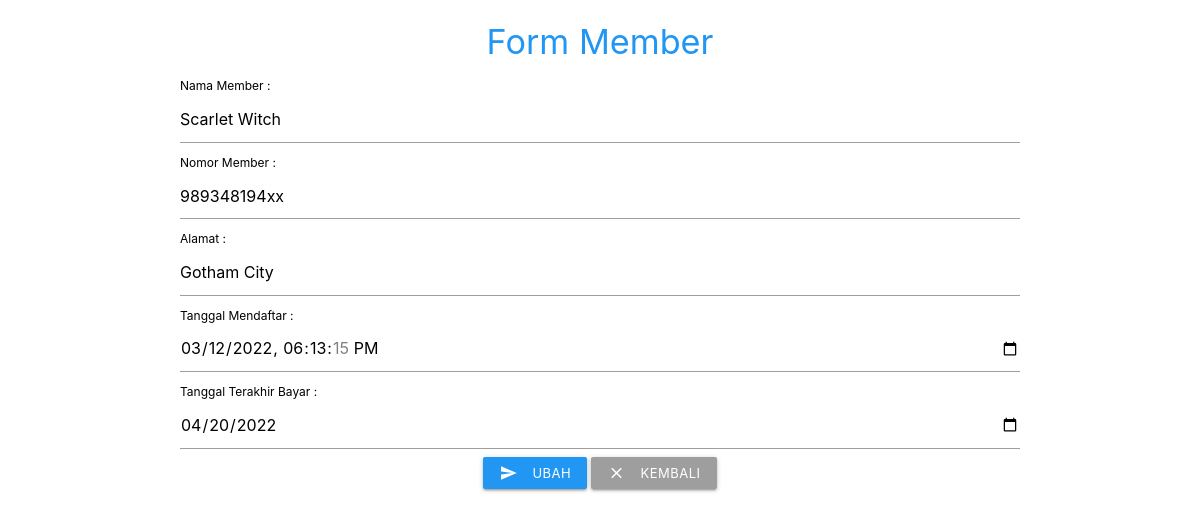
The app's page /FormMember.php?id_member=3 with its own data.
### tables this page shows
CREATE TABLE member (
    id_member INT NOT NULL PRIMARY KEY AUTO_INCREMENT,
    nama_member VARCHAR(250) NOT NULL,
    nomor_member VARCHAR(15) NOT NULL,
    alamat TEXT(500) NOT NULL,
    tgl_mendaftar DATETIME NOT NULL,
    tgl_terakhir_bayar DATE NOT NULL  
);

### Model.php (called while the page is built, shortened)
<?php
require("Koneksi.php");
function getData($tabel)
{
    global $koneksi;
    $result = mysqli_query($koneksi, "SELECT * FROM $tabel");
    $rows = [];
    while ($row = mysqli_fetch_assoc($result)) {
        $rows[] = $row;
    }
    return $rows;
}

### FormMember.php (the view, shortened to what this page needs)
<?php
require("Model.php");
require("Style.php");
$id_member = !empty($_GET['id_member']) ? $_GET['id_member'] : '';
?>
<!DOCTYPE html>
<html lang="en">
    <head>
    </head>
    <body>
            <?php if (!empty($id_member)) : ?>
            <?php $member = getData("member WHERE id_member = $id_member")[0];?>
                <section class="container blue-text">
                    <h4 class="center">Form Member</h4>
                    <form action="" method="post">
                        <label class="black-text" for="nama_member">Nama Member : </label>
                        <input type="text" name="nama_member" id="nama_member" required value="<?= $member["nama_member"]?>">
                        <label class="black-text" for="nomor_member">Nomor Member : </label>
                        <input type="text" name="nomor_member" id="nomor_member" required value="<?= $member["nomor_member"]?>">
                        <label class="black-text" for="alamat">Alamat : </label>
                        <input type="text" name="alamat" id="alamat" required value="<?= $member["alamat"]?>">
                        <label class="black-text" for="tgl_mendaftar">Tanggal Mendaftar : </label>
                        <input type="datetime-local" name="tgl_mendaftar" id="tgl_mendaftar" required value="<?= $member["tgl_mendaftar"]?>">
                        <label class="black-text" for="tgl_terakhir_bayar">Tanggal Terakhir Bayar : </label>
                        <input type="date" name="tgl_terakhir_bayar" id="tgl_terakhir_bayar" required value="<?= $member["tgl_terakhir_bayar"]?>">
                <div class="center">
                    <button class="waves-effect waves-light blue btn-small" type="submit" name="ubah"><i class="material-icons left">send</i>Ubah</button>
                    <a href="Member.php" class="waves-effect waves-light grey btn-small"><i class="material-icons left">close</i>Kembali</a>
                </div>
            </form>
        </section>
    <?php endif; ?>
</body>
</html>

### records on screen
member: nama_member "Scarlet Witch", nomor_member "989348194xx", alamat "Gotham City", tgl_mendaftar "03/12/2022 18:13:15", tgl_terakhir_bayar "04/20/2022"
